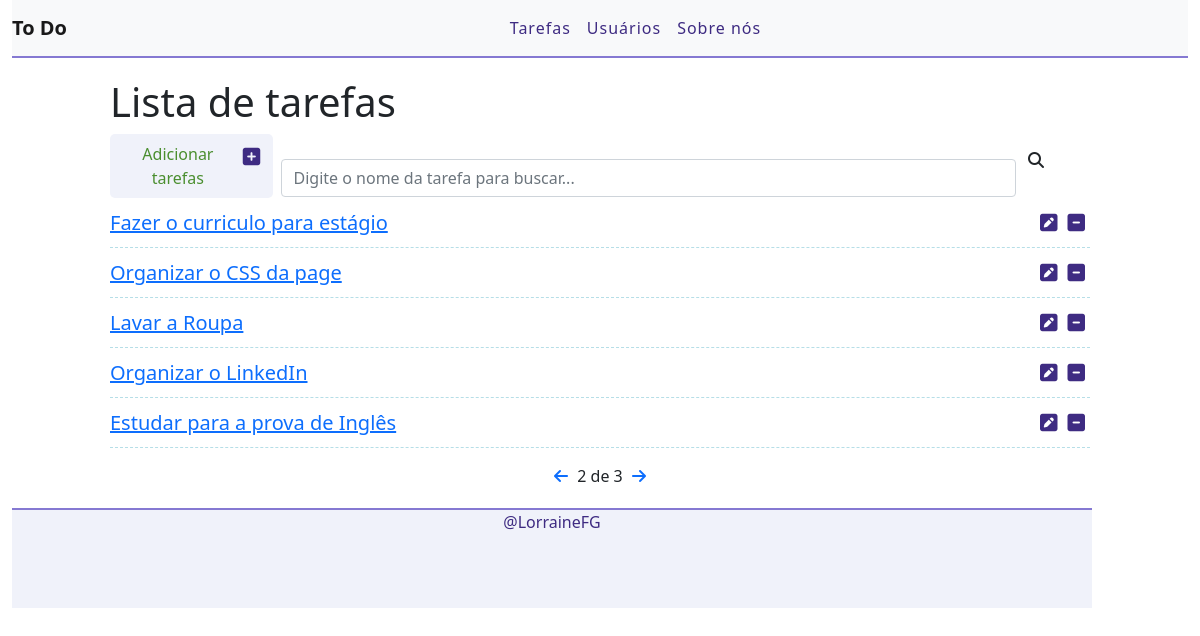
Screenshot of /?page=2 with the database file from the repository.
### task/models.py (models this page shows, shortened)
class Task(models.Model):
    STATUS = (
        ('Doing', 'Doing'),
        ('Done', 'Done'),
    )
    title = models.CharField(max_length=255)
    description = models.TextField()
    done = models.CharField(max_length=5, choices=STATUS)
    created_al = models.DateTimeField(auto_now_add=True)
    Uptade_al = models.DateTimeField(auto_now = True)

### task/views.py (the view)
# urls.py: path('', views.taskList, name = 'task-list'),
def taskList(request):
  tasks_list = Task.objects.all().order_by('-created_al')
  paginator = Paginator(tasks_list, 5)
  page = request.GET.get('page')
  tasks = paginator.get_page(page)
  return render(request, 'task/list.html', {'tasks': tasks})

### task/templates/task/list.html (shortened to what this page needs)
{% extends 'base.html' %}
{% block content%}
<div class= "offset-1 col-10 list-div">
  <h1> Lista de tarefas </h1>
    <a id="add-link"  href="newtask/">
      <div class ="col-2 add-div">
        <i class="fa-solid fa-square-plus"></i></i>  Adicionar tarefas
      </div>
    </a>
    <div class =" col-9 search-div">
      <input class="form-control" type="text" id="search" name="search" placeholder="Digite o nome da tarefa para buscar...">
      <i class="fas fa-search"></i>
    </div>
  <ul class="task-list">
    {% for task in tasks %}
      <li class="task-item">
        <span> <a href="/task/{{task.id}}"> {{task.title}} </a> </span>
        <a href = "delete/{{task.id}}"<span> <i class="fa-solid fa-square-minus"></i></span></a>
        <a href="edit/{{task.id}}"><span> <i class="fa-solid fa-square-pen"></i></span></a>
    {% endfor %}
</div>
<div class="pagination">
  <span class='step-links'>
    {% if tasks.has_previous %}
      <a href="?page={{ tasks.previous_page_number }}"><i class='fas fa-arrow-left'></i></a>
    {% endif %}
    <span class='current'>
      {{tasks.number}} de {{ tasks.paginator.num_pages }}
    </span>
    {% if tasks.has_next %}
      <a href="?page={{tasks.next_page_number}}"><i class='fas fa-arrow-right'></i></a>
    {% endif %}
</div>
{% endblock %}

### task/static/css/styles.css (style rules this page uses)
:root { --main-color: #3E2B82; --second-color: #8579D2; --base-color: #F0F2FA; --text-main-color: black; --text-second-color: #4A8E2F; --yellow-color:#BAC247; --blue-color: #B6DEE7; }
#add-link { text-decoration: none; }
.add-div { background-color: var(--base-color); cursor: pointer; display: inline-block; color: var(--text-second-color); padding: 8px; border-radius: 5px; margin-right: 3px; text-align: center; }
.fas.fa-search { position: absolute; top: 19vh; right: 13vw; cursor: pointer; }
.search-div { padding: 0; display: inline-block; }
.list-div { padding: 0; }
.task-list { padding: 0; }
.task-item { list-style: none; font-size: 20px; height: 50px; padding-top: 10px; border-bottom: 1px dashed var(--blue-color); }
.fa-solid { cursor: pointer; margin: 5px; font-size: 20px; float: right; color: var(--main-color); }
.pagination { margin-bottom: 20px; }
.step-links { position: relative; margin-left: auto; margin-right: auto; }
.step-links .current { margin-left: 5px; margin-right: 5px; }

### rows the page displays
Task: title "Fazer o curriculo para estágio"
Task: title "Organizar o CSS da page"
Task: title "Lavar a Roupa"
Task: title "Organizar o LinkedIn"
Task: title "Estudar para a prova de Inglês"

### other values shown
{{ tasks.number }} "2"
{{ tasks.paginator.num_pages }} "3"
